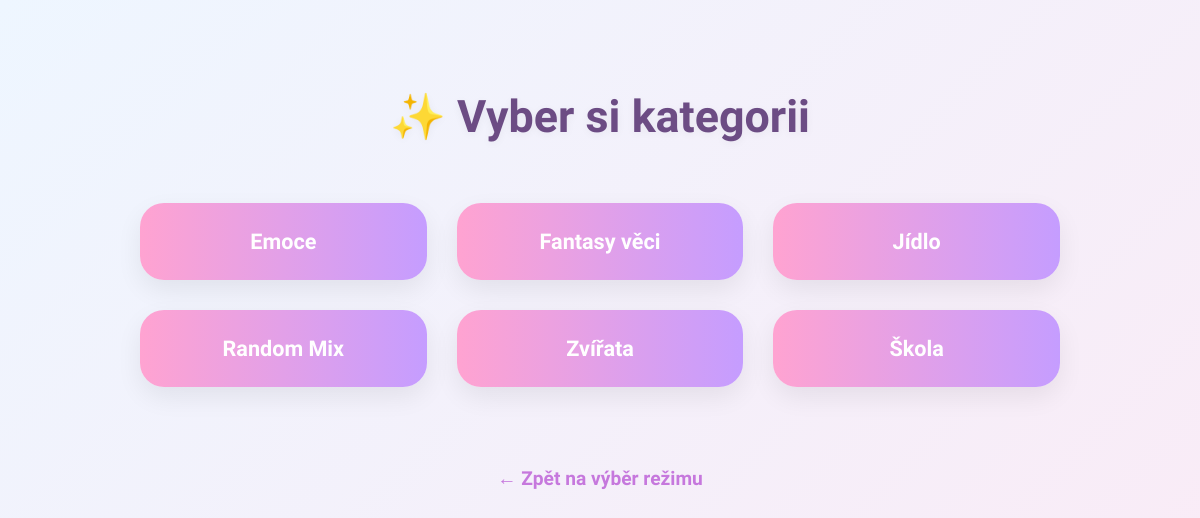
The app's page /practice/category/, older data.
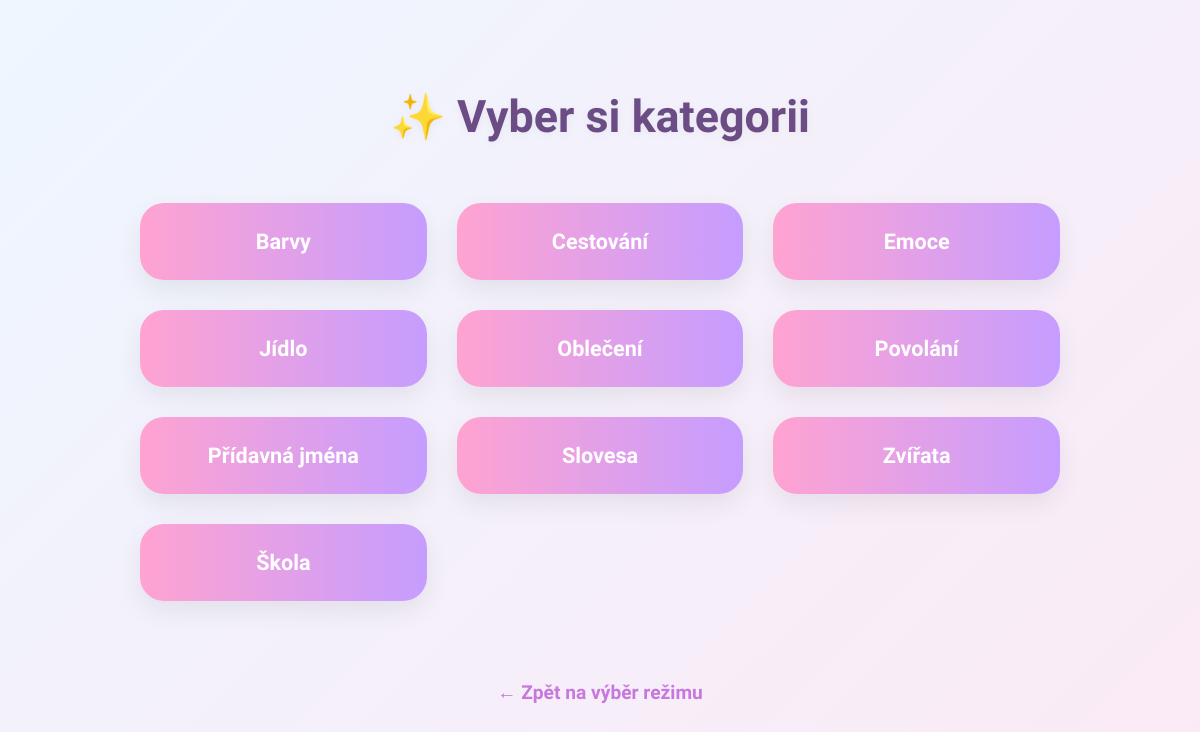
The same page, newer data.
### core/models.py (models this page shows, shortened)
class Category(models.Model):
    name = models.CharField(max_length=100, unique=True)
    description = models.TextField(blank=True)
    class Meta:
        verbose_name = "Kategorie"
        verbose_name_plural = "Kategorie"
        ordering = ['name']

### core/views.py (the view)
# urls.py: path('practice/category/', views.practice_category, name='practice_category'),
def practice_category(request):
    categories = Category.objects.all()
    return render(request, 'core/practice_category.html', {
        'categories': categories
    })

### core/templates/core/practice_category.html (shortened to what this page needs)
<!DOCTYPE html>
<html lang="cs">
<head>
</head>
<body>
  <h1>✨ Vyber si kategorii</h1>
  <div class="category-grid">
    {% for category in categories %}
      <a href="{% url 'unified_practice_start' 'category' category.id %}" class="category-btn">
        {{ category.name }}
      </a>
    {% endfor %}
  </div>
  <a href="{% url 'practice' %}" class="back-link">← Zpět na výběr režimu</a>
</body>
</html>

Row changes from the older to the newer data that the page shows:
removed Category: name "Fantasy věci"
removed Category: name "Random Mix"
added Category: name "Barvy"
added Category: name "Cestování"
added Category: name "Oblečení"
added Category: name "Povolání"
added Category: name "Přídavná jména"
added Category: name "Slovesa"
